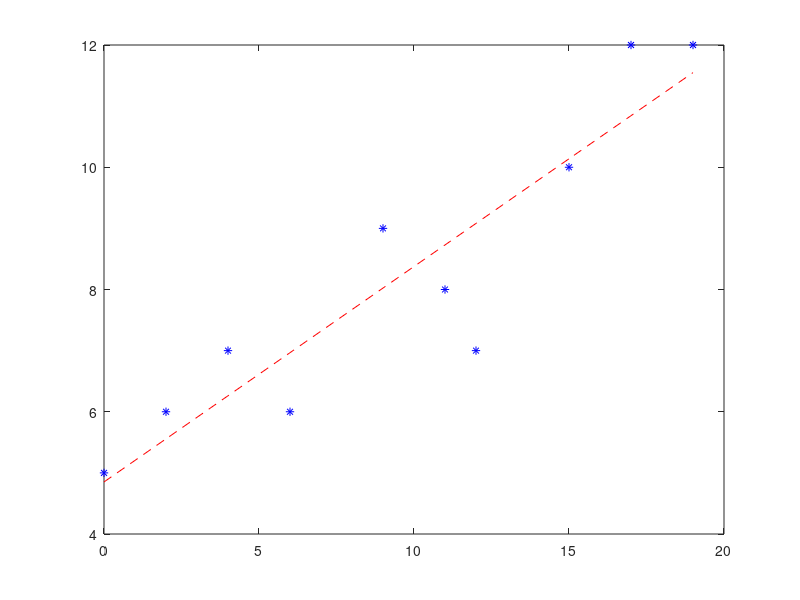
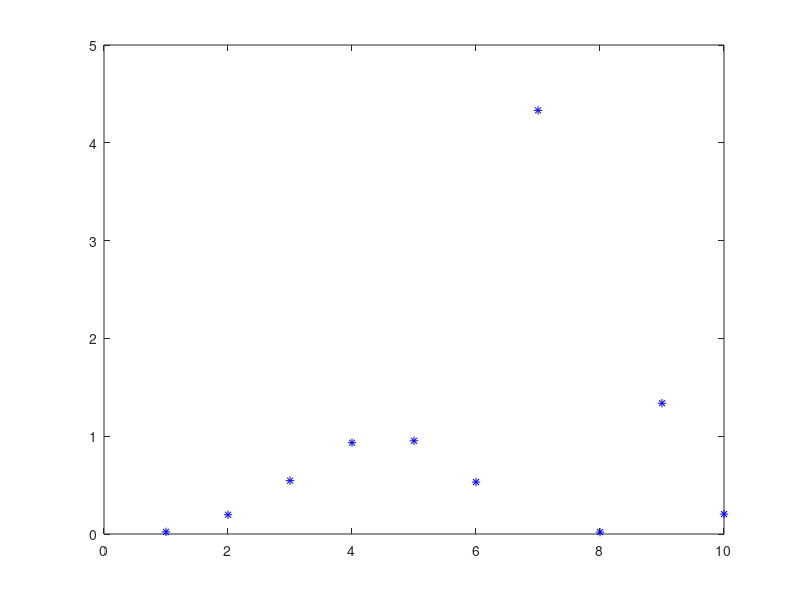

Write MATLAB code to recreate these figures, in order.
%%%% Example 17.3
clear
clc
close all

%%GIVEN    
X = [0 2 4 6 9 11 12 15 17 19]';       
Y = [5 6 7 6 9 8 7 10 12 12]';

H = [ones(length(X),1),X];

Astar = inv(H'*H)*H'*Y;

Ytilde = H*Astar;

plot(X,Y,'b*')
hold on
plot(X,Ytilde,'r--')


figure()
R = (Ytilde-Y).^2;
plot(R,'b*')
Rtotal = sum(R);
